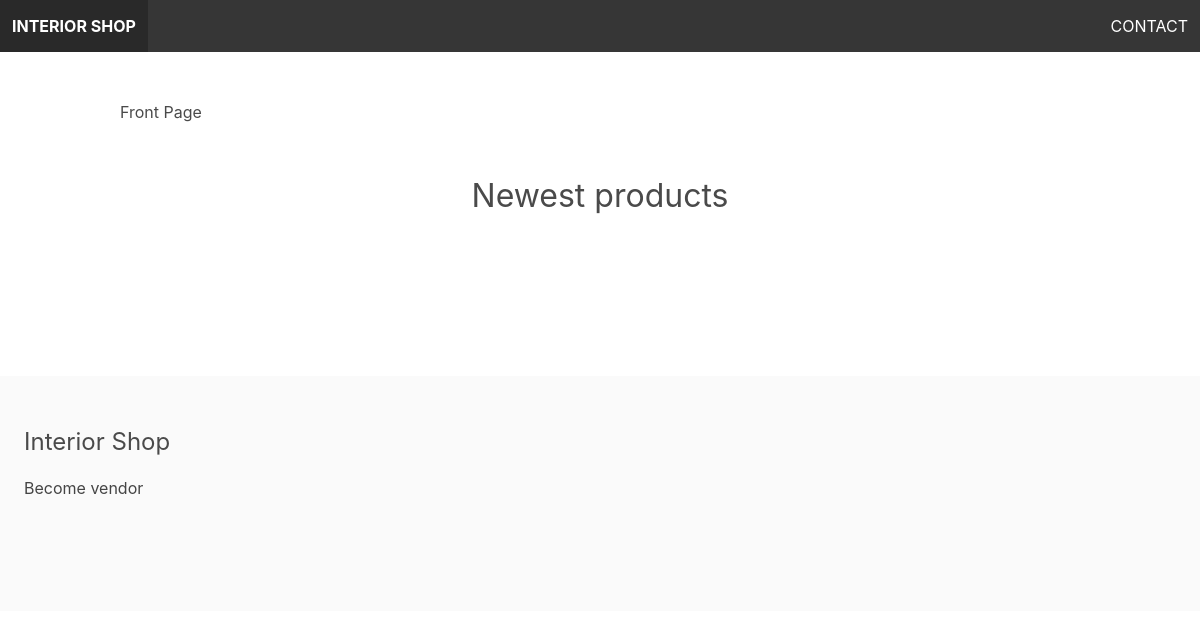
The app's page /, older data.
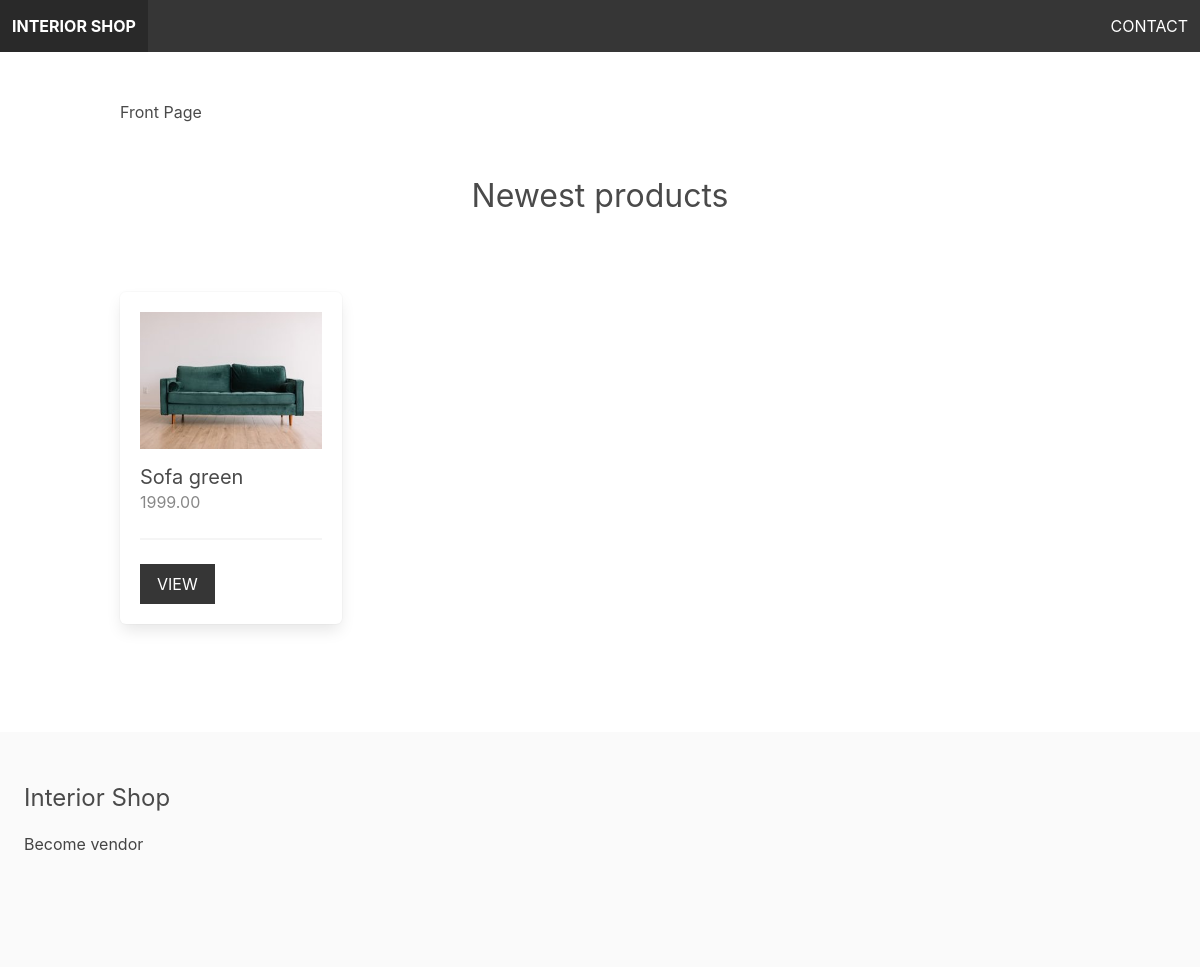
The same page, newer data.
### product/models.py (models this page shows, shortened)
class Product(models.Model):
  category = models.ForeignKey(Category, related_name='products', on_delete=models.CASCADE)
  vendor = models.ForeignKey(Vendor, related_name='products', on_delete=models.CASCADE)
  title = models.CharField(max_length=255)
  slug = models.SlugField(max_length=255)
  description = models.TextField(blank=True, null=True)
  price = models.DecimalField(max_digits=6, decimal_places=2)
  date_added = models.DateTimeField(auto_now_add=True)
  image = models.ImageField(upload_to='uploads/', blank=True, null=True)
  thumbnail = models.ImageField(upload_to='uploads/', blank=True, null=True)
  class Meta:
    ordering = ['-date_added']
  def get_thumbnail(self):
    if self.thumbnail:
      return self.thumbnail.url
    else:
      if self.image:
        self.thumbnail = self.make_thumbnail(self.image)
        self.save()
        return self.thumbnail.url
      else:
        return 'https://via.placeholder.com/240x180.jpg'
  def make_thumbnail(self, image, size=(300, 200)):
    img = Image.open(image)
    img.convert('RGB')
    img.thumbnail(size)
    thumb_io = BytesIO()
    img.save(thumb_io, 'JPEG', quality=85)
    thumbnail = File(thumb_io, name=image.name)
    return thumbnail

### core/views.py (the view)
# urls.py: path('', views.frontpage, name='frontpage'),
def frontpage(request):
  newest_products = Product.objects.all()[0:8]
  return render(request, 'core/frontpage.html', {'newest_products': newest_products})

### core/templates/core/frontpage.html (shortened to what this page needs)
{% extends 'core/base.html' %}
{% block content %}
  <h1>Front Page</h1>
  <div class="columns is-multiline mb-6">
  <div class="column is-12 has-text-centered mt-6 mb-6">
    <h2 class="is-size-3">Newest products</h2>
  </div>
  {% for product in newest_products %}
    <div class="column is-3 product-list-item">
    <div class="box">
      <figure class="image is-4by3 mb-4">
        <img src="{{ product.get_thumbnail }}" alt="">
      </figure>
      <h2 class="subtitle">{{ product.title }}</h2>
      <h3 class="price is-size-6 mb-5">{{ product.price }}</h3>
      <hr>
      <a href="#" class="button is-dark is-uppercase">View</a>
    </div>
    </div>
  {% endfor %}
  </div>
{% endblock %}

### core/templates/core/base.html (shortened to what this page needs)
{% load static %}
<!DOCTYPE html>
<html lang="en">
<head>
  <link rel="stylesheet" href="https://cdn.jsdelivr.net/npm/bulma@0.9.1/css/bulma.min.css">
  <link rel="stylesheet" href="{% static 'styles/main.css' %}">
</head>
<body>
<nav class="navbar is-dark">
  <div class="navbar-brand">
    <a href="/" class="navbar-item"><strong>Interior Shop</strong></a>
  </div>
  <div class="navbar-menu" id="main-navbar">
    <div class="navbar-end">
      <a href="{% url 'contact' %}" class="navbar-item">Contact</a>
    </div>
  </div>
</nav>
<section class="section">
  <div class="container">
    {% block content %}
    {% endblock %}
  </div>
</section>
<footer class="footer">
  <h3 class="is-size-4 mb-4">Interior Shop</h3>
  {% if request.user.is_authenticated %}
    <a href="{% url 'vendor_admin' %}">Vendor admin</a>
  {% else %}
    <a href="{% url 'become_vendor' %}">Become vendor</a>
  {% endif %}
</footer>
</body>
</html>

### static/styles/main.css (style rules this page uses)
.navbar { text-transform: uppercase; }
.footer a { margin-bottom: 15px; display: inline-block; color: #444; }
.input, .button { border-radius: 0; }
.product-list-item .box .subtitle { margin-bottom: 0; }
.product-list-item .box .price { color: #888; }

Row changes from the older to the newer data that the page shows:
added Product: title "Sofa green", price "1999.00"
